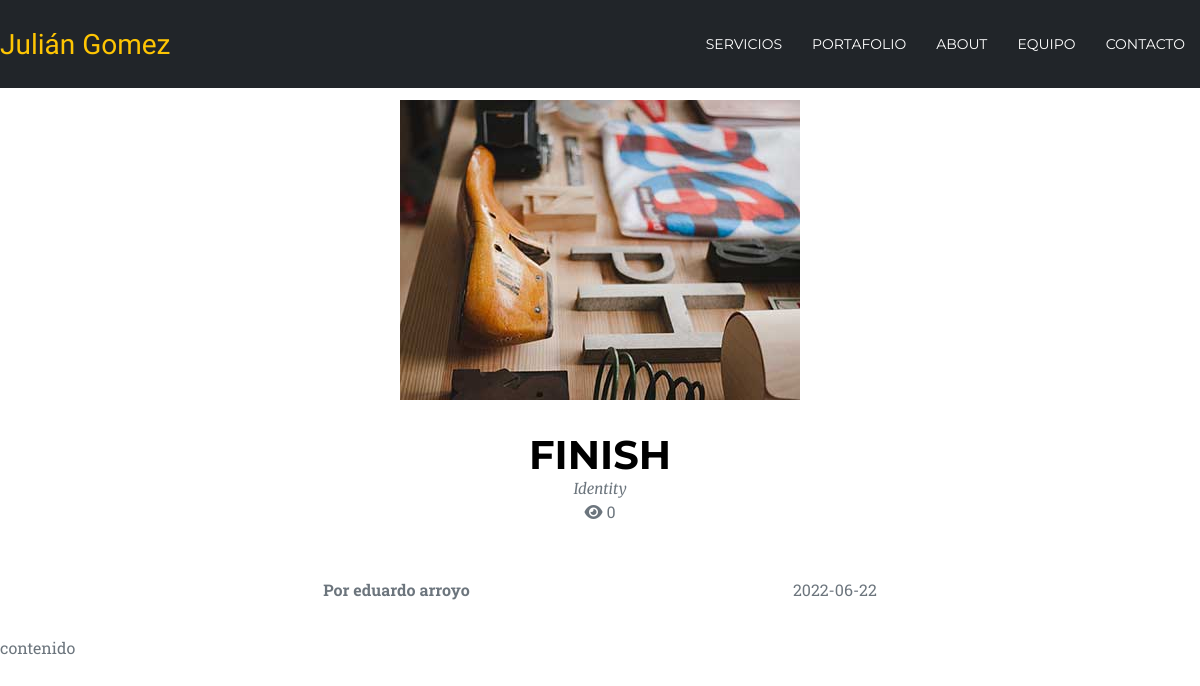
The app's page /portafolio.php?id=3 with its own data.
### tables this page shows
CREATE TABLE `header` (
  `hea_logo_name` varchar(50) NOT NULL,
  `hea_subtitulo` varchar(100) NOT NULL,
  `hea_titulo` varchar(100) NOT NULL
);

CREATE TABLE `portafolio` (
  `port_id` int(10) UNSIGNED NOT NULL,
  `port_titulo` varchar(20) NOT NULL,
  `port_subtitulo` varchar(20) NOT NULL,
  `port_img` text NOT NULL,
  `port_contenido` text NOT NULL,
  `port_fecha` date NOT NULL,
  `port_user_id` int(11) NOT NULL,
  `port_status` varchar(20) DEFAULT NULL,
  `port_vistas` int(11) DEFAULT 0
);

CREATE TABLE `usuarios` (
  `user_id` int(10) UNSIGNED NOT NULL,
  `user_nombres` varchar(255) NOT NULL,
  `user_apellidos` varchar(255) NOT NULL,
  `user_email` varchar(255) NOT NULL,
  `user_img` text DEFAULT NULL,
  `user_pass` varchar(255) NOT NULL,
  `user_token` text DEFAULT NULL,
  `user_status` tinyint(4) DEFAULT 0 COMMENT 'status 0: ususario no activado, status 1: usuario activado',
  `user_rol` varchar(50) NOT NULL DEFAULT 'suscriptor'
);

### resources/controllers/helpers.php (called while the page is built, shortened)
<?php
    function query($consulta){
        global $conexion;
        return mysqli_query($conexion, $consulta);
    }
    function fetch_array($query){
        return mysqli_fetch_array($query);
    }
    function limpiar_string($str){
        global $conexion;
        return mysqli_real_escape_string($conexion, $str);
    }
?>

### resources/controllers/headerController.php (called while the page is built, shortened)
<?php
    function get_header(){
        $query = query("SELECT * FROM header");
        return fetch_array($query);
    }
?>

### resources/controllers/portafolioController.php (called while the page is built, shortened)
<?php
    function get_portafolio_individual(){
        if(isset($_GET['id'])){
            $port_id = limpiar_string(trim($_GET['id']));
            $query = query("UPDATE portafolio SET port_vistas = port_vistas + 1 WHERE port_id = {$port_id}");
            $query = query("SELECT * FROM portafolio a INNER JOIN usuarios b ON a.port_user_id = b.user_id WHERE a.port_id = {$port_id}");
            return fetch_array($query);
        }
    }
?>

### public/portafolio.php (the view, shortened to what this page needs)
<?php include(VIEW_FRONT . DS . "head.php"); ?>
<?php include(VIEW_FRONT . DS . "header_port.php"); ?>
    <?php $fila = get_portafolio_individual(); ?>
    <section class="portafolio pt-10">
        <div class="portafolio__contenedor contenedor">
            <img src="img/portafolio/<?php echo $fila['port_img'] ?>" alt="" class="block-center">
            <h2 class="text-center titulo-n2 mt-3"><?php echo $fila['port_titulo']; ?></h2>
            <p class="descri-n2 text-center"><?php echo $fila['port_subtitulo']; ?></p>
            <p class="descri-n3 text-center">
                <i class="fa-solid fa-eye"></i> <?php echo $fila['port_vistas']; ?>
            </p>
            <div class="d-flex justify-evenly mt-5">
                <div class="descri-n3"><strong>Por <?php echo $fila['user_nombres'] . " " . $fila['user_apellidos']; ?></strong></div>
                <div class="descri-n3"><?php echo $fila['port_fecha']; ?></div>
            </div>
            <p class="descri-n3 mt-3"><?php echo $fila['port_contenido']; ?></p>
        </div>
    </section>
<?php include(VIEW_FRONT . DS . "footer.php"); ?>

### resources/views/front/header_port.php (shortened to what this page needs)
<?php $fila = get_header(); ?>
<header class="headerPort">
    <nav class="headerPort__nav bg-port">
        <div class="headerPort__nav__contenedor contenedor">
            <a href="./" class="headerPort__nav__contenedor--logo"><?php echo $fila['hea_logo_name']; ?></a>
            <ul class="headerPort__nav__contenedor__menu">
                <li class="headerPort__nav__contenedor__menu__item">
                    <a href="#" class="headerPort__nav__contenedor__menu__item--link">servicios</a>
                </li>
                <li class="headerPort__nav__contenedor__menu__item">
                    <a href="#" class="headerPort__nav__contenedor__menu__item--link">portafolio</a>
                </li>
                <li class="headerPort__nav__contenedor__menu__item">
                    <a href="#" class="headerPort__nav__contenedor__menu__item--link">about</a>
                </li>
                <li class="headerPort__nav__contenedor__menu__item">
                    <a href="#" class="headerPort__nav__contenedor__menu__item--link">equipo</a>
                </li>
                <li class="headerPort__nav__contenedor__menu__item">
                    <a href="#" class="headerPort__nav__contenedor__menu__item--link">contacto</a>
                </li>
            </ul>
        </div>
    </nav>
</header>

### public/css/estilos.css (style rules this page uses)
*, *::before, *::after { margin: 0; padding: 0; box-sizing: border-box; }
html { font-size: 62.5%; }
a, a:link, a:visited { text-decoration: none; }
ul { list-style: none; }
img { display: block; }
.contenedor { max-width: 120rem; margin-left: auto; margin-right: auto; }
.titulo-n2 { font-family: "Montserrat", sans-serif; font-size: 4rem; text-transform: uppercase; }
.descri-n2 { font-family: "Merriweather", serif; font-style: italic; font-size: 1.5rem; color: #6c757d; }
.descri-n3 { font-family: "Roboto Slab", serif; font-size: 1.6rem; color: #6c757d; line-height: 2.8rem; }
.text-center { text-align: center; }
.d-flex { display: flex; }
.justify-evenly { justify-content: space-evenly; }
.mt-3 { margin-top: 3rem; }
.mt-5 { margin-top: 5rem; }
.pt-10 { padding-top: 10rem; }
.bg-port { background-color: #212529; }
.block-center { margin-left: auto; margin-right: auto; }
.header__nav, .headerPort__nav { padding: 2.5rem 0; position: fixed; width: 100%; z-index: 1; transition: all 0.3s; }
.header__nav__contenedor, .headerPort__nav__contenedor { display: flex; justify-content: space-between; align-items: center; }
.header__nav__contenedor--logo, .headerPort__nav__contenedor--logo { color: #fec503; font-size: 2.8rem; font-family: "Kaushan Script", cursive; transition: all 0.3s; z-index: 1; }
.header__nav__contenedor__menu, .headerPort__nav__contenedor__menu { display: flex; }
.header__nav__contenedor__menu__item--link, .headerPort__nav__contenedor__menu__item--link { color: white; font-size: 1.4rem; font-family: "Montserrat", sans-serif; text-transform: uppercase; padding: 1rem 1.5rem; display: inline-block; transition: all 0.3s; }

### records on screen
header: hea_logo_name "Julián Gomez"
portafolio: port_img (picture), port_titulo "FINISH", port_subtitulo "Identity", port_vistas "0", usuarios.user_nombres "eduardo", usuarios.user_apellidos "arroyo", port_fecha "2022-06-22", port_contenido "contenido"
